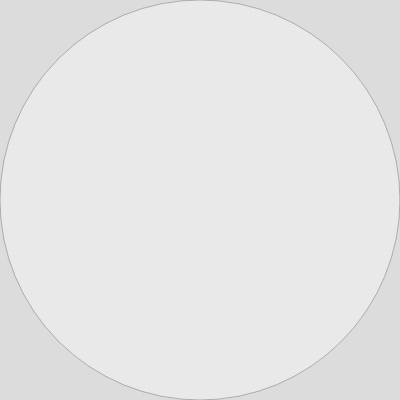
Frame 1 (no input)
Frame 60 (no input): identical to frame 1, image omitted
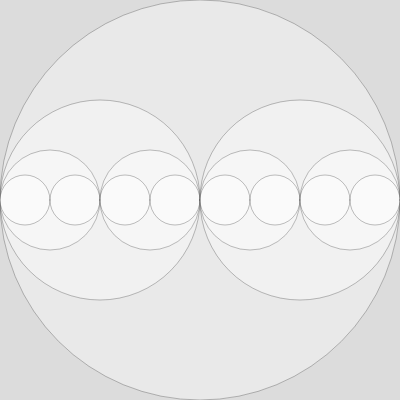
Frame 120 (the mouse pressed at the canvas centre since frame 60)

The p5.js sketch that drew these frames (run headless with seeded random() and noise() and a simulated clock; from frame 60 on, the mouse is pressed at the canvas centre):

// p5.js sketch
// ── sketch.js
function setup() {
  createCanvas(400, 400);
  fill(255, 90);
  strokeWeight(.25);
}

function draw() {
  background(220);
  let niveles = round(map(mouseX, 0, width, 0, 8));
  recursiveCircle(width/2, height/2, 400, niveles);
}

function recursiveCircle(x, y, diam, levels){
  ellipse(x, y, diam);
  if(levels > 1){
    recursiveCircle(x-diam/4, y, diam/2, levels-1);
    recursiveCircle(x+diam/4, y, diam/2, levels-1);
  }
}
